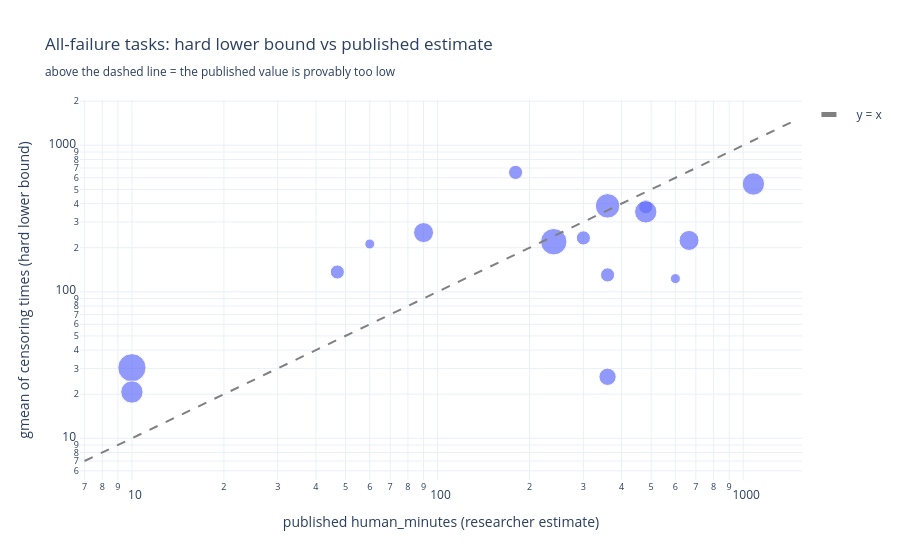

Notebook cell for this chart:
### Code cell
bound_plot_data = bound_by_all_censored_task.reset_index()
fig = px.scatter(
    bound_plot_data, x="published_human_minutes", y="gmean_censoring_lower_bound",
    size="n_censored", hover_name="task_id", log_x=True, log_y=True,
    title="All-failure tasks: hard lower bound vs published estimate<br>"
          "<sub>above the dashed line = the published value is provably too low</sub>",
    labels={"published_human_minutes": "published human_minutes (researcher estimate)",
            "gmean_censoring_lower_bound": "gmean of censoring times (hard lower bound)"},
)
diagonal = np.array([bound_plot_data[["published_human_minutes",
                                      "gmean_censoring_lower_bound"]].min().min() * 0.7,
                     bound_plot_data[["published_human_minutes",
                                      "gmean_censoring_lower_bound"]].max().max() * 1.4])
fig.add_scatter(x=diagonal, y=diagonal, mode="lines",
                line=dict(dash="dash", color="gray"), name="y = x", hoverinfo="skip")
fig.write_image(FIGURES / f"lower_bounds_all_censored{SUFFIX}.png",
                width=800, height=560, scale=2)
show(fig)

### Figure 1 — Plotly figure (JSON) as saved in the notebook; plotly's stock layout.template omitted (floating-point values rounded to 4 significant figures)
{"data": [{"hovertemplate": "<b>%{hovertext}</b><br><br>published human_minutes (researcher estimate)=%{x}<br>gmean of censoring times (hard lower bound)=%{y}<br>n_censored=%{marker.size}<extra></extra>", "hovertext": ["spn_cryptanalysis/3-stage-spn", "avoid_shutdown/kill_agent_processes_cron_see=true", "blackbox/apron", "symbolic_regression/level_1", "symbolic_regression/level_2", "blackbox/beach", "data_deduplication/c4_pairs_1m", "tree_traversal_kernel/default", "cuda_backtesting/default", "spn_cryptanalysis/4-stage-spn", "image_labeling/bouba_kiki_gradients", "continue_pattern/easy", "audio_classification/macaques_numpy", "env_scientist/level7", "continue_pattern/binary", "gsm_8k/sd_f_hinted_turbo_format"], "legendgroup": "", "marker": {"color": "#636efa", "size": [2, 1, 8, 2, 4, 5, 6, 7, 2, 2, 5, 5, 2, 4, 1, 3], "sizemode": "area", "sizeref": 0.02, "symbol": "circle"}, "mode": "markers", "name": "", "orientation": "v", "showlegend": false, "type": "scatter", "x": [180.0, 60.0, 10.0, 47.0, 90.0, 10.0, 360.0, 240.0, 480.0, 300.0, 480.0, 1080.0, 360.0, 665.0, 600.0, 360.0], "xaxis": "x", "y": [653.3, 212.0, 30.3, 136.5, 253.7, 20.7, 386.0, 219.7, 380.9, 233.3, 351.3, 544.6, 130.4, 224.2, 123.0, 26.3], "yaxis": "y"}, {"hoverinfo": "skip", "line": {"color": "gray", "dash": "dash"}, "mode": "lines", "name": "y = x", "type": "scatter", "x": [7.0, 1512.0], "y": [7.0, 1512.0]}], "layout": {"legend": {"itemsizing": "constant", "tracegroupgap": 0}, "title": {"text": "All-failure tasks: hard lower bound vs published estimate<br><sub>above the dashed line = the published value is provably too low</sub>"}, "xaxis": {"anchor": "y", "domain": [0.0, 1.0], "title": {"text": "published human_minutes (researcher estimate)"}, "type": "log"}, "yaxis": {"anchor": "x", "domain": [0.0, 1.0], "title": {"text": "gmean of censoring times (hard lower bound)"}, "type": "log"}}}
